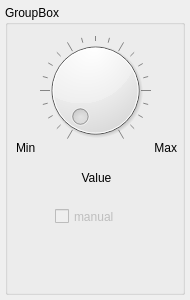
<?xml version="1.0" encoding="UTF-8"?>
<ui version="4.0">
 <class>Potentiometer</class>
 <widget class="QWidget" name="Potentiometer">
  <property name="geometry">
   <rect>
    <x>0</x>
    <y>0</y>
    <width>190</width>
    <height>300</height>
   </rect>
  </property>
  <property name="minimumSize">
   <size>
    <width>190</width>
    <height>300</height>
   </size>
  </property>
  <property name="windowTitle">
   <string>Form</string>
  </property>
  <widget class="QGroupBox" name="groupBox">
   <property name="geometry">
    <rect>
     <x>5</x>
     <y>5</y>
     <width>180</width>
     <height>290</height>
    </rect>
   </property>
   <property name="sizePolicy">
    <sizepolicy hsizetype="Preferred" vsizetype="Expanding">
     <horstretch>0</horstretch>
     <verstretch>0</verstretch>
    </sizepolicy>
   </property>
   <property name="title">
    <string>GroupBox</string>
   </property>
   <widget class="QLabel" name="label">
    <property name="geometry">
     <rect>
      <x>41</x>
      <y>157</y>
      <width>101</width>
      <height>31</height>
     </rect>
    </property>
    <property name="text">
     <string>Value</string>
    </property>
    <property name="alignment">
     <set>Qt::AlignCenter</set>
    </property>
   </widget>
   <widget class="QLabel" name="labelMin">
    <property name="geometry">
     <rect>
      <x>11</x>
      <y>127</y>
      <width>66</width>
      <height>31</height>
     </rect>
    </property>
    <property name="text">
     <string>Min</string>
    </property>
   </widget>
   <widget class="QLabel" name="labelMax">
    <property name="geometry">
     <rect>
      <x>101</x>
      <y>127</y>
      <width>71</width>
      <height>31</height>
     </rect>
    </property>
    <property name="text">
     <string>Max</string>
    </property>
    <property name="alignment">
     <set>Qt::AlignRight|Qt::AlignTrailing|Qt::AlignVCenter</set>
    </property>
   </widget>
   <widget class="QCheckBox" name="check">
    <property name="enabled">
     <bool>false</bool>
    </property>
    <property name="geometry">
     <rect>
      <x>50</x>
      <y>200</y>
      <width>81</width>
      <height>23</height>
     </rect>
    </property>
    <property name="text">
     <string>manual</string>
    </property>
   </widget>
   <widget class="QDial" name="sensor">
    <property name="geometry">
     <rect>
      <x>10</x>
      <y>30</y>
      <width>161</width>
      <height>111</height>
     </rect>
    </property>
    <property name="pageStep">
     <number>20</number>
    </property>
    <property name="wrapping">
     <bool>false</bool>
    </property>
    <property name="notchTarget">
     <double>5.000000000000000</double>
    </property>
    <property name="notchesVisible">
     <bool>true</bool>
    </property>
   </widget>
  </widget>
 </widget>
 <resources/>
 <connections/>
</ui>
